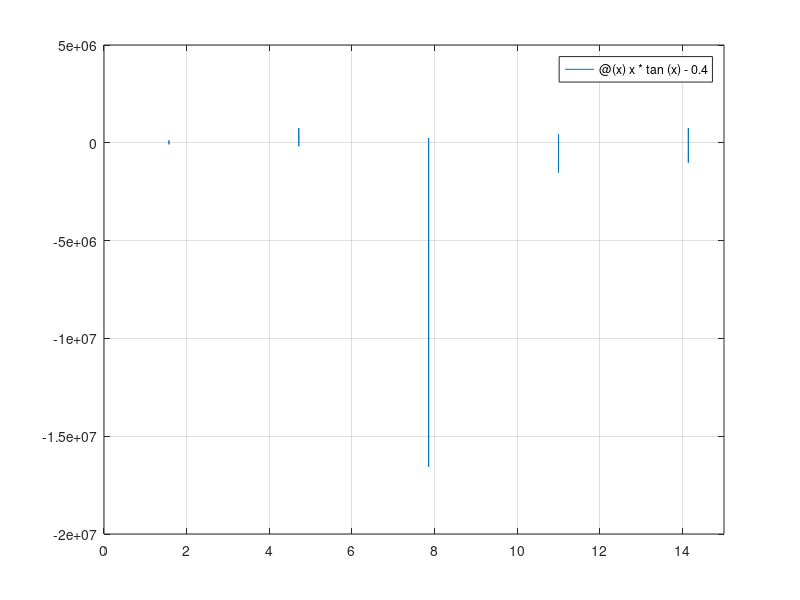

The MATLAB script that drew this image:
clc
clear

%Using fplot and fzero

fplot(@(x) x*tan(x) - 0.4,[0,15])
grid on

fzero(@(x) x*tan(x) - 0.4,[0.5 1.0])
ans*tan(ans) - 0.4

fzero(@(x) x*tan(x) - 0.4,[3.0 3.5])
ans*tan(ans) - 0.4

fzero(@(x) x*tan(x) - 0.4,[5 6.5])
ans*tan(ans) - 0.4


%Using roots and polyval

p = [7, -4, 0, 1];

r = roots(p)

polyval(p, r)
